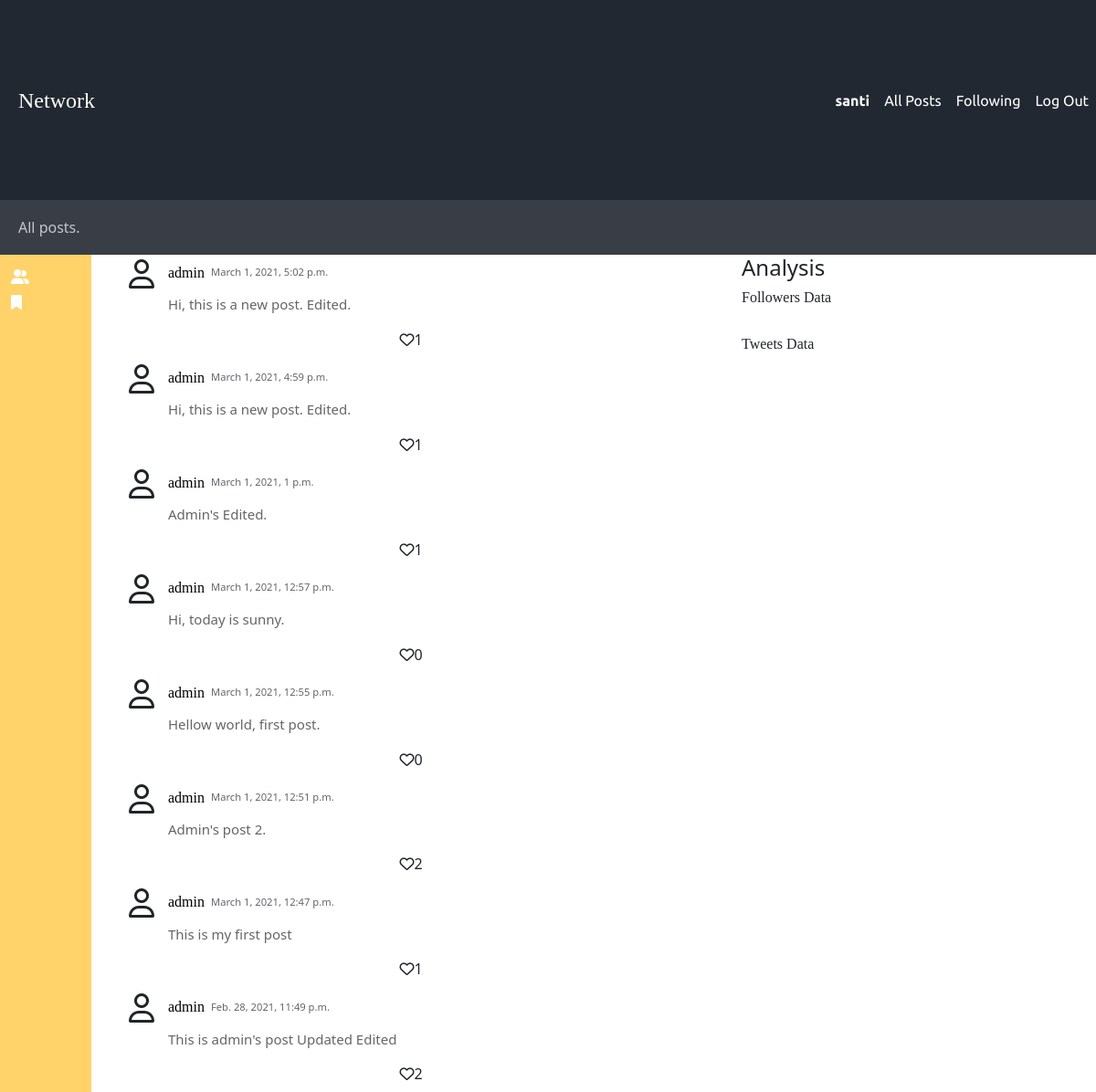
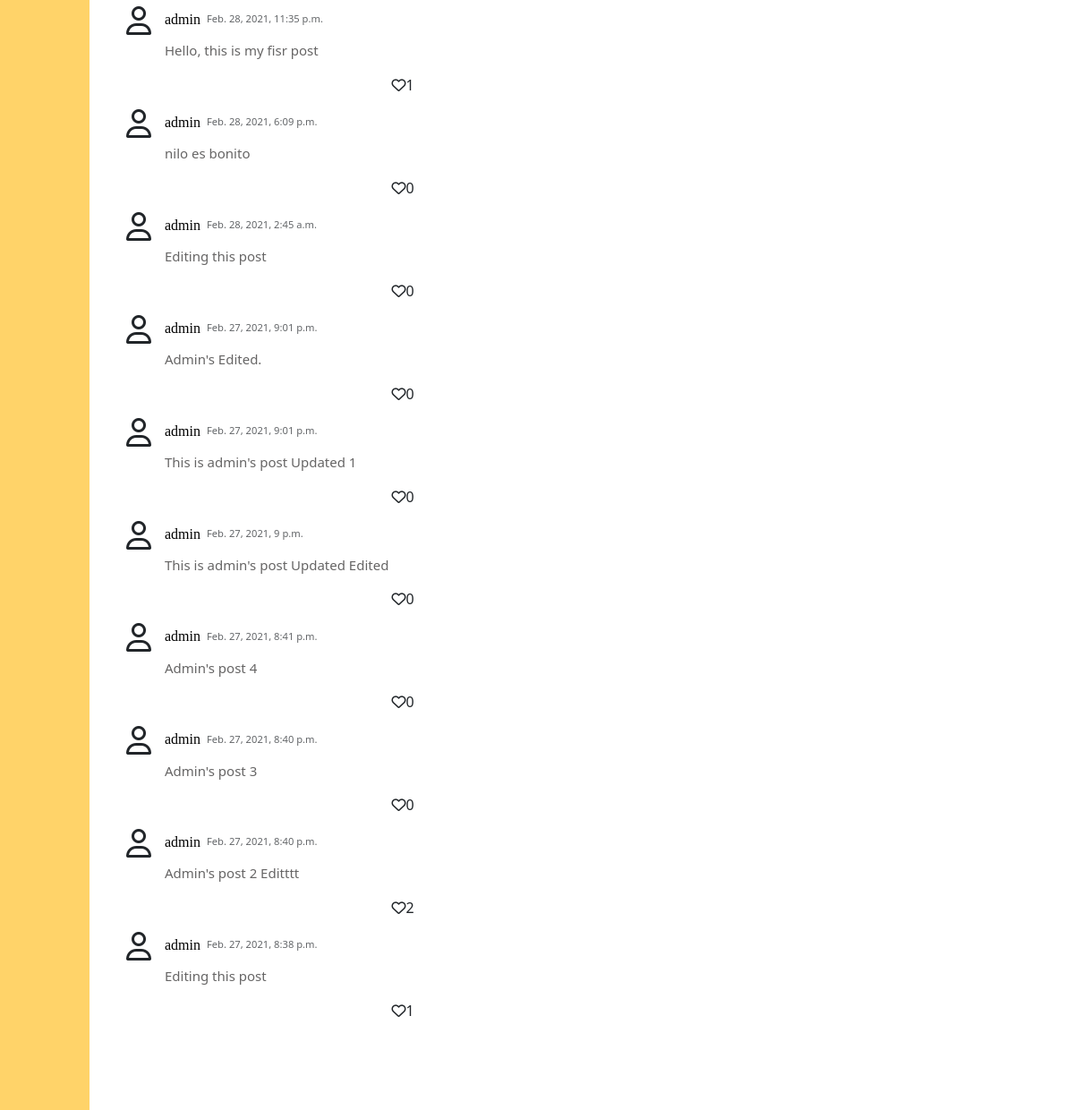
The page /following (signed in) on the database its author committed (2 pictures, top to bottom).
### network/models.py (models this page shows, shortened)
class User(AbstractUser):
    username = models.CharField(max_length=24, unique=True)
    display_name = models.CharField(max_length=30, verbose_name=_("Display name"), help_text=_("Will be shown .."), blank=True, null=True)
    date_of_birth = models.DateField(verbose_name=_("Date of birth"), blank=True, null=True)
    address1 = models.CharField(verbose_name=_("Address 1"), max_length=1024, blank=True, null=True)
    city = models.CharField(verbose_name=_("City"), max_length=1023, blank=True, null=True)
    country = CountryField(blank=True, null=True)
    email = models.EmailField(unique=True)
    phone_regex = RegexValidator(regex=r"^\+(?:[0-9]●?){6,14}[0-9]$", message=_("Enter a valid international mobile phone number starting with +(country code)"))
    mobile_phone = models.CharField(validators=[phone_regex], verbose_name=_("Mobile phone"), max_length=17, blank=True, null=True)
    photo = models.ImageField(verbose_name=_("Photo"), upload_to="images", default=os.path.join(settings.MEDIA_ROOT, "images","profile_default_image.png"))
    class Meta:
        ordering = ['last_name']
    def __str__ (self):
        return f"{self.username}"

class Tweet(models.Model):
    user = models.ForeignKey(User, on_delete=models.CASCADE, related_name="tweets", blank=False)
    username = models.CharField(max_length=24, blank=True, null=True )
    content = models.CharField(max_length=250, blank=True)
    updated = models.DateTimeField(auto_now=True)
    datetime = models.DateTimeField(default=datetime.now, blank=True)  #By passing in the function without parenthesis we telling the model to run this every time a new model is created
    likes = models.IntegerField(default=0)
    class Meta:
        ordering = ["-datetime"]
    def __str__(self):
        return f"user: {self.username}, tweet: {self.content}"

### network/views.py (the view)
# urls.py: path("following", views.following_view, name="following"),
def following_view(request):
    user = User.objects.get(username=request.user)
    following_list = User.objects.all().filter(pk__in=user.following.all().values('following'))
    pk = []
    for i in following_list.values('pk'):
        pk.append(int(i['pk']))
    tweets = Tweet.objects.all().filter(user__in=pk)
    print(tweets)
    related_users = user.following.all()
    tweets_list = []
    return render(request, "network/following_page.html", {
        "data": tweets
    })

### network/templates/network/following_page.html (shortened to what this page needs)
{% extends "network/layout.html" %}
{% load static %}
 {% block following %}
    <div class="container-fluid">
    {% for tweet in data %}
        <div class="display-tweet">
            <span class="far fa-user fa-2x tweet-icon"></span>
            <div class="tweet-content">
                <div class="d-flex align-items-center bd-highlight mb-3 subheader-flex" >
                    <a class="anchor" href="">
                        <h6 style="margin: 0px; padding:0px" >{{tweet.username}}</h6>
                    </a>
                    <nobr><p class="no-borders tweet-date">{{tweet.datetime}}</p> </nobr>
                </div>
                <p>{{tweet.content}}</p>
            </div>
            <div class="d-flex icons-section">
                <i class="far fa-heart"></i>
                <div>{{tweet.likes}}</div>
            </div>
        </div>
      {% endfor %}
    </div>
{% endblock %}

### network/templates/network/layout.html (shortened to what this page needs)
{% load static %}
<!DOCTYPE html>
<html lang="en">
    <head>
        <link href="https://cdn.jsdelivr.net/npm/bootstrap@5.0.0-beta2/dist/css/bootstrap.min.css" rel="stylesheet">
        <link href="{% static 'network/index_styles.css' %}" rel="stylesheet" type="text/css">
    </head>
    <body>
        <div class="body-container">
            <nav class="navbar navbar-expand-lg ">
                <a class="navbar-brand" href="#">Network</a>
                  <div class="collapse navbar-collapse justify-content-end" id="navbarNavDropdown">
                  <ul class="navbar-nav mr-auto">
                    {% if user.is_authenticated %}
                        <li class="nav-item">
                            <a class="nav-link" href="#" id="username"><strong>{{ user.username }}</strong></a>
                        </li>
                    {% endif %}
                    <li class="nav-item">
                      <a class="nav-link" href="{% url 'index' %}">All Posts</a>
                    </li>
                    {% if user.is_authenticated %}
                        <li class="nav-item">
                            <a id="following-btn" class="nav-link" href="{% url 'following' %}">Following</a>
                        </li>
                        <li class="nav-item">
                            <a class="nav-link" href="{% url 'logout' %}">Log Out</a>
                        </li>
                    {% endif %}
                  </ul>
                </div>
              </nav>
            <div class="content">
                <div class="container-fluid subheader-container">
                    <div class="row subheader-row">
                        <div class="col-lg-12">
                            <div class="d-flex align-items-center bd-highlight mb-3 subheader-flex">
                                <a>All posts.</a>
                            </div>
                        </div>
                    </div>
                </div>
                <div class="container-fluid index-container ">
                    <div class="row">
                        <div class="col-lg-1 left-panel">
                                  <div class="top-options-div">
                                    <i class="fas fa-user-friends"></i>
                                </div>
                                <div  class="top-options-div">
                                    <i class="fas fa-bookmark"></i>
                                </div>
                                    <div class="user-settings">
                                    </div>
                        </div>
                        <div class="col-lg-7">
                            <div class="following-context">
                                {% block following %}
                                {% endblock %}
                            </div>
                        </div>
                    <div class="col-lg-3">
                        <h4>Analysis</h4>
                        <div class="graphs">
                            <div class="follower-graph">
                                <h6>Followers Data</h6>
                            </div>
                            <div class="tweet-graph">
                                <h6>Tweets Data</h6>
                            </div>
                        </div>
                    </div>
                    </div>
                </div>
            </div>
        </div>
    </body>
</html>

### network/static/network/index_styles.css (style rules this page uses)
* { box-sizing: border-box !important; }
h6 { font-family: "Montserrat-Bold"; }
html, body { height: 100%; }
.subheader-container { padding-left: 20px; background-color: #393E46 ; }
.subheader-flex { height: 100%; }
.subheader-row a { opacity: 0.7; }
.subheader-row { color: #fff; padding-left: 0px; height: 60px; }
a { text-decoration: none; color: #fff; }
.body-container { display: flex; flex-direction: column; position: absolute; top: 0; left: 0; right: 0; bottom: 0; }
.content { flex-grow: 3; }
.index-container { height: 100%; }
.row { min-height: 100%; }
.navbar { background-color: #222831; padding-left: 20px; height: 9%; }
.navbar .nav-item a { font-family: "Ubuntu"; color: rgb(255, 255, 255); }
.navbar .navbar-brand { font-family: "Montserrat-Black"; font-size: 1.5rem; color: rgb(255, 255, 255); }
.left-panel { display: flex; flex-direction: column; background-color: #FFD369; color: #fff; padding: 10px 10px; }
.top-options-div { margin: 2px; }
.top-options-div > i { display:inline-block; color:#fff" }
.user-settings { display: flex; flex-grow: 2; align-items: flex-end; }
.display-tweet { margin-bottom: 10px; background-color: #fff; }
.no-borders { margin: 0px; padding: 0px; }
.tweet-date { padding:0px 7px; font-size:0.7rem; opacity:0.7; }
.anchor { color: black; text-decoration: none; }
.fa-heart { cursor: pointer; }
.tweet-icon { float: left; padding: 5px }
.tweet-content { display: flex; flex-direction:column; justify-content:flex-start; padding-left: 10px; padding-right: 10px; padding-top: 10px; }
.tweet-content > p { font-family: "Segoe UI"; color: rgb(102, 101, 101); font-size:15px; font-weight: 300; line-height: 1.3125; }
.icons-section { flex-direction: row; justify-content: center; align-items: center; }

### rows shown on the page
User: username "santi"
Tweet: username "admin", datetime "March 1, 2021, 5:02 p.m.", content "Hi, this is a new post. Edited.", likes "1"
Tweet: username "admin", datetime "March 1, 2021, 4:59 p.m.", content "Hi, this is a new post. Edited.", likes "1"
Tweet: username "admin", datetime "March 1, 2021, 1 p.m.", content "Admin's Edited.", likes "1"
Tweet: username "admin", datetime "March 1, 2021, 12:57 p.m.", content "Hi, today is sunny.", likes "0"
Tweet: username "admin", datetime "March 1, 2021, 12:55 p.m.", content "Hellow world, first post.", likes "0"
Tweet: username "admin", datetime "March 1, 2021, 12:51 p.m.", content "Admin's post 2.", likes "2"
Tweet: username "admin", datetime "March 1, 2021, 12:47 p.m.", content "This is my first post", likes "1"
Tweet: username "admin", datetime "Feb. 28, 2021, 11:49 p.m.", content "This is admin's post Updated Edited", likes "2"
Tweet: username "admin", datetime "Feb. 28, 2021, 11:35 p.m.", content "Hello, this is my fisr post", likes "1"
Tweet: username "admin", datetime "Feb. 28, 2021, 6:09 p.m.", content "nilo es bonito", likes "0"
Tweet: username "admin", datetime "Feb. 28, 2021, 2:45 a.m.", content "Editing this post", likes "0"
Tweet: username "admin", datetime "Feb. 27, 2021, 9:01 p.m.", content "Admin's Edited.", likes "0"
Tweet: username "admin", datetime "Feb. 27, 2021, 9:01 p.m.", content "This is admin's post Updated 1", likes "0"
Tweet: username "admin", datetime "Feb. 27, 2021, 9 p.m.", content "This is admin's post Updated Edited", likes "0"
Tweet: username "admin", datetime "Feb. 27, 2021, 8:41 p.m.", content "Admin's post 4", likes "0"
Tweet: username "admin", datetime "Feb. 27, 2021, 8:40 p.m.", content "Admin's post 3", likes "0"
Tweet: username "admin", datetime "Feb. 27, 2021, 8:40 p.m.", content "Admin's post 2 Editttt", likes "2"
Tweet: username "admin", datetime "Feb. 27, 2021, 8:38 p.m.", content "Editing this post", likes "1"
